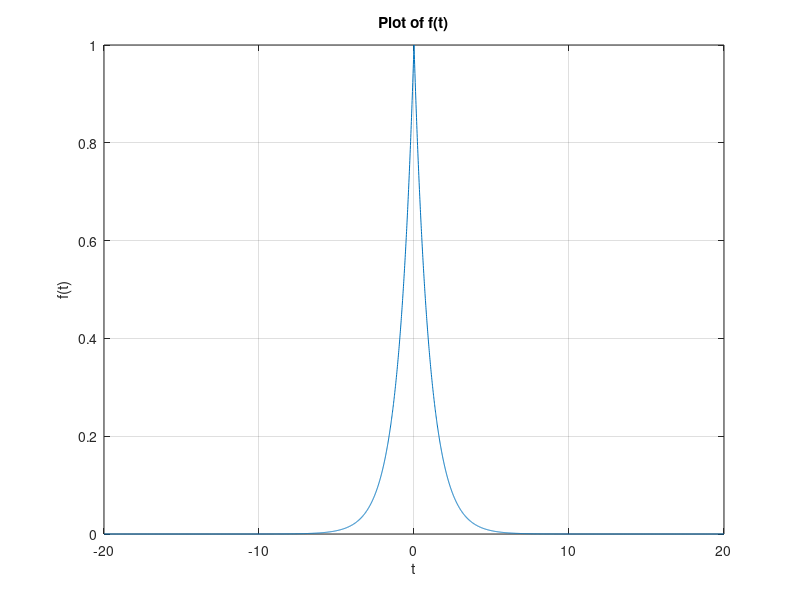

MATLAB code to generate this figure:
clc;
clear all;
close all;

%Plot f(t)
t = -20:0.01:20;
y1 = exp(-1*abs(t));
plot(t,y1);
grid;
title('Plot of f(t)')
xlabel('t')
ylabel('f(t)')
